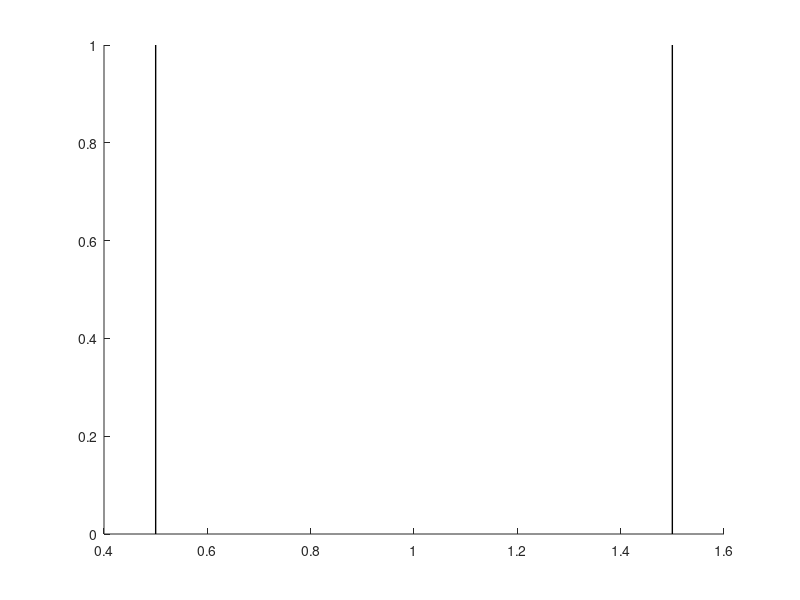

MATLAB code to generate this figure:
function make_lines(line_pos,colorcode,linewidth);
%
% make_lines(line_pos,colorcode,linewidth);
%

%if nargin == 0;  help( mfilename ); return; end;

if ~exist('line_pos','var') | isempty( line_pos )
  xlimits = get(gca,'xlim');
  line_pos = round([xlimits(1):xlimits(2)]);
end
if ~exist('colorcode','var')
  colorcode='k';
end
if ~exist('linewidth','var')
  linewidth=1;
end

ylim = get(gca,'ylim');
hold on
for i = 1:length( line_pos );
  hold on
  plot( 0.5+line_pos(i)*[1 1], [ylim(1) ylim(2)],'-','color',colorcode,'linewidth',linewidth); 
end
hold off
